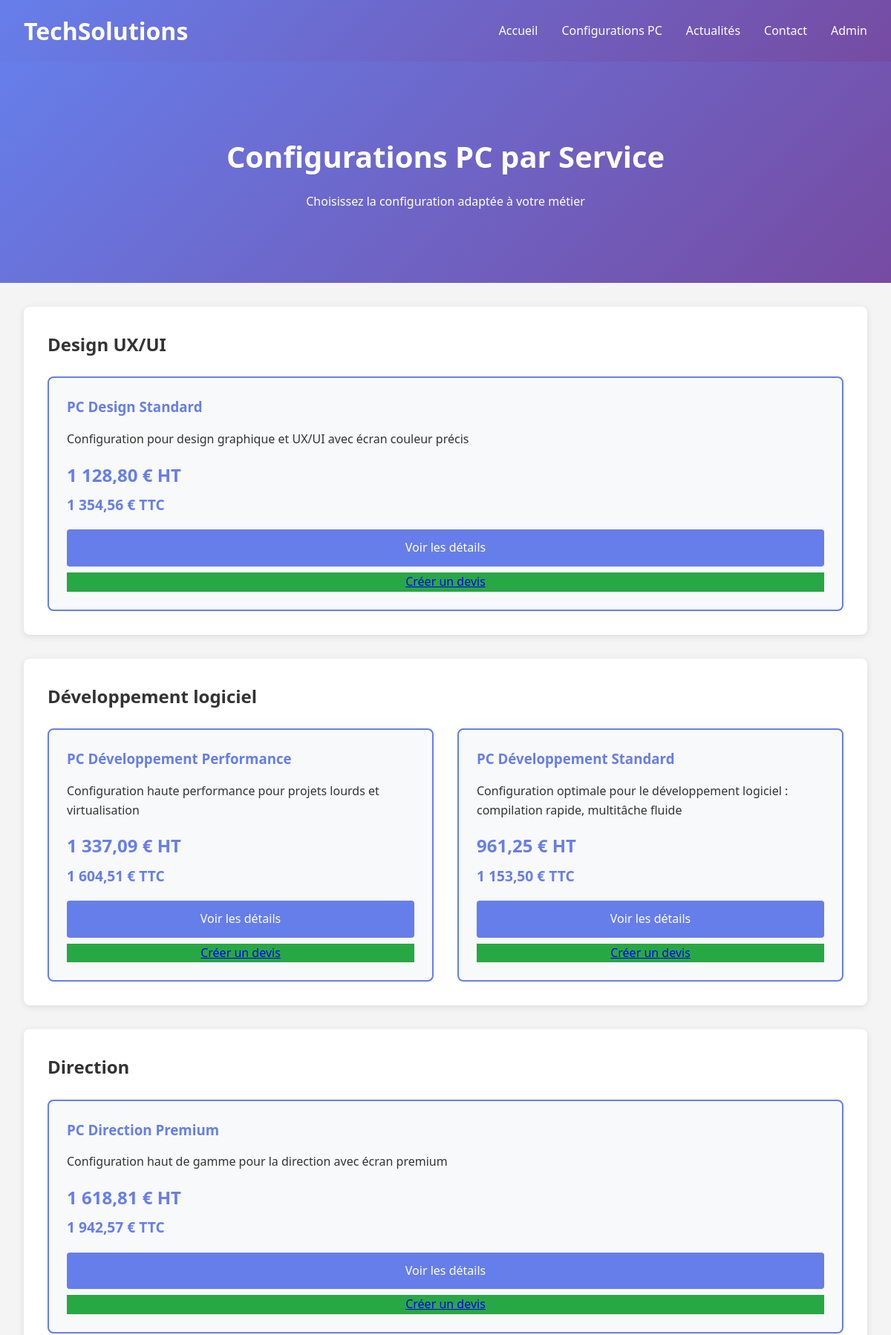
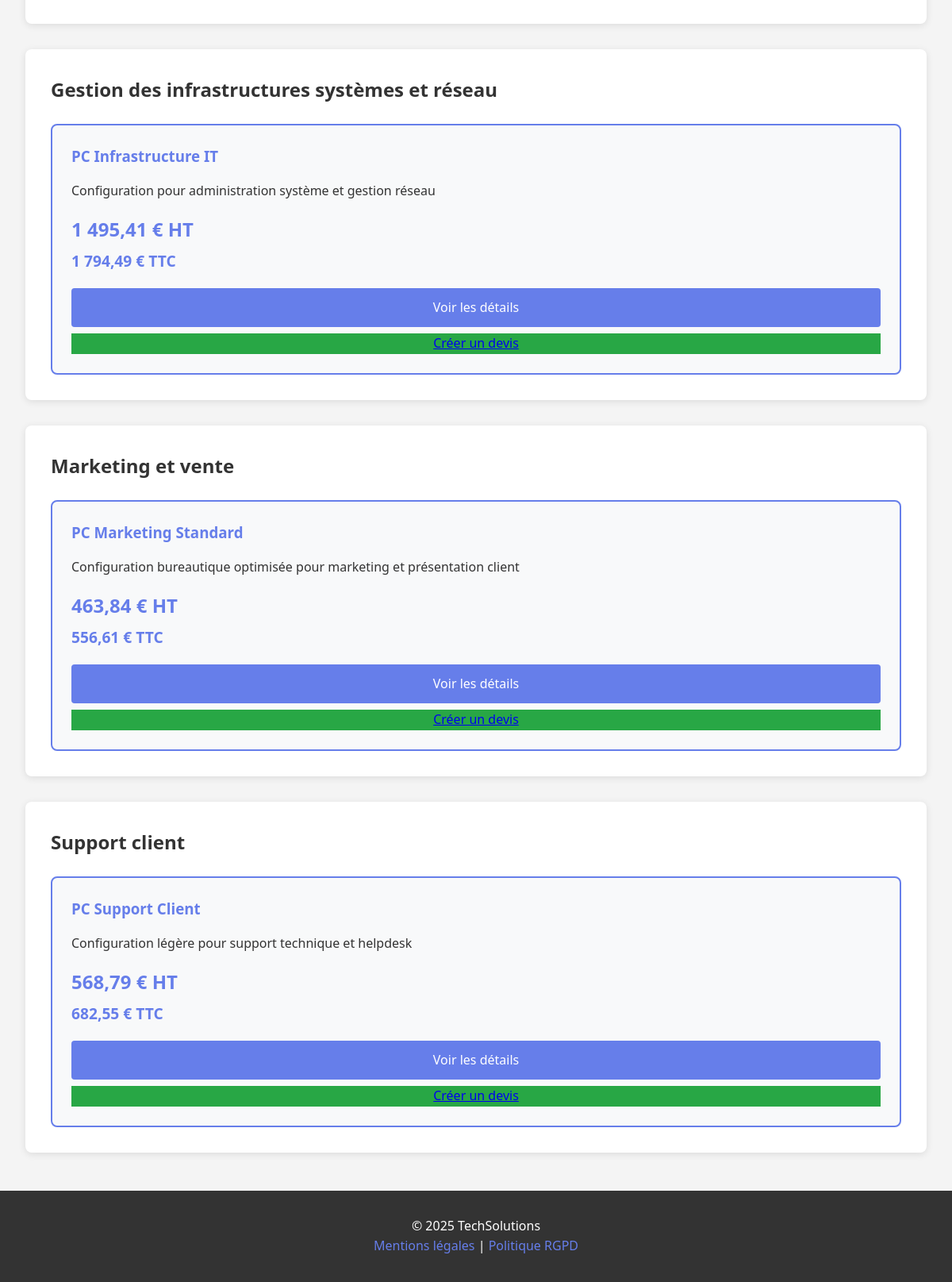
The page /configurations.php on the database its author committed (2 pictures, top to bottom).
### tables this page shows
CREATE TABLE `configurations` (
  `id` int(11) NOT NULL AUTO_INCREMENT,
  `nom_config` varchar(255) NOT NULL,
  `service` varchar(100) NOT NULL,
  `description` text DEFAULT NULL,
  `prix_total_ht` decimal(10,2) DEFAULT NULL,
  `prix_total_ttc` decimal(10,2) DEFAULT NULL,
  `date_creation` timestamp NOT NULL DEFAULT current_timestamp(),
  PRIMARY KEY (`id`),
  KEY `idx_service` (`service`)
);

### configurations.php (the view)
<?php require_once 'includes/config.php';
$stmt = $pdo->query("SELECT * FROM configurations ORDER BY service, nom_config");
$configs = $stmt->fetchAll();
$configs_by_service = [];
foreach($configs as $config) {
    $configs_by_service[$config['service']][] = $config;
}
?>
<!DOCTYPE html><html lang="fr"><head><meta charset="UTF-8"><meta name="viewport" content="width=device-width, initial-scale=1.0"><title>Configurations PC - TechSolutions</title><link rel="stylesheet" href="css/style.css"></head><body>
<header><div class="header-content"><div class="logo"><h1>TechSolutions</h1></div><nav><ul><li><a href="index.php">Accueil</a></li><li><a href="configurations.php">Configurations PC</a></li><li><a href="actualites.php">Actualités</a></li><li><a href="contact.php">Contact</a></li><li><a href="admin/login.php">Admin</a></li></ul></nav></div></header>
<section class="hero"><div class="container"><h2>Configurations PC par Service</h2><p>Choisissez la configuration adaptée à votre métier</p></div></section>
<div class="container">
<?php foreach($configs_by_service as $service => $service_configs): ?>
<div class="content-box" id="<?php echo strtolower(str_replace(' ', '-', $service)); ?>"><h2><?php echo htmlspecialchars($service); ?></h2>
<div style="display:grid;grid-template-columns:repeat(auto-fit,minmax(300px,1fr));gap:2rem;margin-top:1.5rem;">
<?php foreach($service_configs as $config): ?>
<div style="border:2px solid #667eea;border-radius:8px;padding:1.5rem;background:#f8f9fa;">
<h3 style="color:#667eea;margin-bottom:1rem;"><?php echo htmlspecialchars($config['nom_config']); ?></h3>
<p style="margin-bottom:1rem;"><?php echo htmlspecialchars($config['description']); ?></p>
<p style="font-size:1.5rem;font-weight:bold;color:#667eea;margin:1rem 0;">
<?php echo number_format($config['prix_total_ht'], 2, ',', ' '); ?> € HT<br>
<span style="font-size:1.2rem;"><?php echo number_format($config['prix_total_ttc'], 2, ',', ' '); ?> € TTC</span>
</p>
<a href="detail-config.php?id=<?php echo $config['id']; ?>" class="btn" style="display:block;text-align:center;margin-top:1rem;">Voir les détails</a>
<a href="devis-config.php?id=<?php echo $config['id']; ?>" class="btn-success" style="display:block;text-align:center;margin-top:0.5rem;">Créer un devis</a>
</div>
<?php endforeach; ?>
</div></div>
<?php endforeach; ?>
</div>
<footer><p>&copy; 2025 TechSolutions</p><p><a href="mentions-legales.php">Mentions légales</a> | <a href="politique-rgpd.php">Politique RGPD</a></p></footer>
</body></html>

### css/style.css (style rules this page uses)
* { margin: 0; padding: 0; box-sizing: border-box; }
body { font-family: 'Segoe UI', Tahoma, Geneva, Verdana, sans-serif; line-height: 1.6; color: #333; background-color: #f4f4f4; }
header { background: linear-gradient(135deg, #667eea 0%, #764ba2 100%); color: white; padding: 1rem 0; box-shadow: 0 2px 5px rgba(0,0,0,0.1); }
.header-content { max-width: 1200px; margin: 0 auto; display: flex; justify-content: space-between; align-items: center; padding: 0 2rem; }
.logo h1 { font-size: 2rem; font-weight: bold; }
nav ul { list-style: none; display: flex; gap: 2rem; }
nav a { color: white; text-decoration: none; font-weight: 500; transition: opacity 0.3s; }
.hero { background: linear-gradient(135deg, #667eea 0%, #764ba2 100%); color: white; padding: 4rem 2rem; text-align: center; }
.hero h2 { font-size: 2.5rem; margin-bottom: 1rem; }
.container { max-width: 1200px; margin: 2rem auto; padding: 0 2rem; }
button, .btn { background: #667eea; color: white; padding: 0.75rem 2rem; border: none; border-radius: 4px; cursor: pointer; font-size: 1rem; transition: background 0.3s; text-decoration: none; display: inline-block; }
.btn-success { background: #28a745; }
footer { background: #333; color: white; text-align: center; padding: 2rem; margin-top: 3rem; }
footer a { color: #667eea; text-decoration: none; }
.content-box { background: white; padding: 2rem; border-radius: 8px; box-shadow: 0 2px 10px rgba(0,0,0,0.1); margin: 2rem 0; }

### rows shown on the page
configurations: nom_config "PC Design Standard", description "Configuration pour design graphique et UX/UI avec écran couleur précis", prix_total_ht "1 128,80", prix_total_ttc "1 354,56"
configurations: nom_config "PC Développement Performance", description "Configuration haute performance pour projets lourds et virtualisation", prix_total_ht "1 337,09", prix_total_ttc "1 604,51"
configurations: nom_config "PC Développement Standard", description "Configuration optimale pour le développement logiciel : compilation rapide, multitâche fluide", prix_total_ht "961,25", prix_total_ttc "1 153,50"
configurations: nom_config "PC Direction Premium", description "Configuration haut de gamme pour la direction avec écran premium", prix_total_ht "1 618,81", prix_total_ttc "1 942,57"
configurations: nom_config "PC Infrastructure IT", description "Configuration pour administration système et gestion réseau", prix_total_ht "1 495,41", prix_total_ttc "1 794,49"
configurations: nom_config "PC Marketing Standard", description "Configuration bureautique optimisée pour marketing et présentation client", prix_total_ht "463,84", prix_total_ttc "556,61"
configurations: nom_config "PC Support Client", description "Configuration légère pour support technique et helpdesk", prix_total_ht "568,79", prix_total_ttc "682,55"

### other values the page prints
$service "Design UX/UI"
$service "Développement logiciel"
$service "Direction"
$service "Gestion des infrastructures systèmes et réseau"
$service "Marketing et vente"
$service "Support client"
